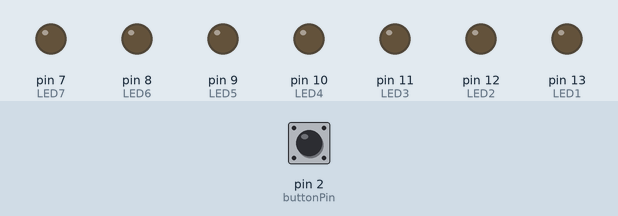
This sketch was run on a simulated Arduino Uno, built with avr-gcc and run on an emulated ATmega328P. Shown: output pins drawn as LEDs (lit = HIGH). The test bench sets the inputs (shaded band); at power-on: pin 2 (buttonPin) LOW.

Above: at 1.2 s.
1.3 s: pin 2 (buttonPin) pulled HIGH for 0.15 s
At 1.7 s:
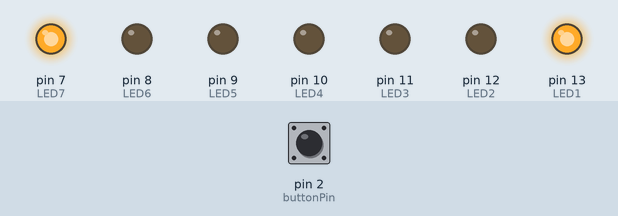
At 4.0 s:
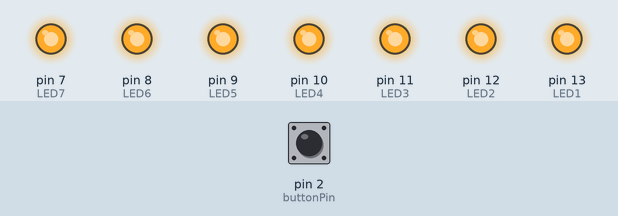
4.4 s: pin 2 (buttonPin) pulled HIGH for 3.2 s
At 9.7 s:
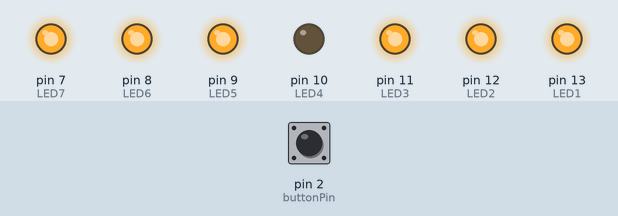
Timing chart, 0 to 12.3 s (numbered marks = the images above; inputs shaded):
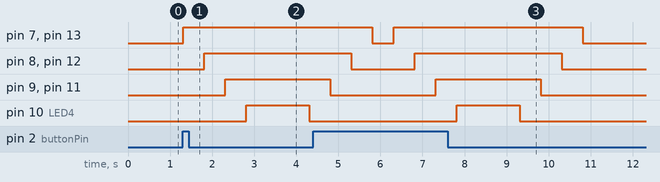

The sketch:

SS6_Automated_Lights.ino
```cpp
// sets up constant integer variables for pins (will not change)
const int buttonPin = 2;  // creates variable called buttonPin and assigns value of 2
const int LED1 = 13;      // creates variable called LED and assigns value of 13
const int LED2 = 12;      // creates variable called LED and assigns value of 12
const int LED3 = 11;      // creates variable called LED and assigns value of 11
const int LED4 = 10;      // creates variable called LED and assigns value of 10
const int LED5 = 9;       // creates variable called LED and assigns value of 9
const int LED6 = 8;       // creates variable called LED and assigns value of 8
const int LED7 = 7;       // creates variable called LED and assigns value of 7

// sets up integer variable that will change over time
int buttonState = 0;         // creates variable to track buttonState, assigns initial value of 0


// setup runs once at startup
void setup() {
  // initialize LED pin as an output.
  pinMode(LED1, OUTPUT);
  pinMode(LED2, OUTPUT);
  pinMode(LED3, OUTPUT);
  pinMode(LED4, OUTPUT);
  pinMode(LED5, OUTPUT);
  pinMode(LED6, OUTPUT);
  pinMode(LED7, OUTPUT);
  // initialize pushbutton pin as an input.
  pinMode(buttonPin, INPUT);
}

// loop runs infinitely
void loop() {
  buttonState = digitalRead(buttonPin);    // read the state of the pushbutton value
  delay (5); //small delay for debouncing, to increase accuracy

  // conditional statement
  if (buttonState == HIGH) {
    // if button is pressed (voltage received on pin 2), send voltage to LED pin
    digitalWrite(LED1, HIGH);
    digitalWrite(LED7, HIGH);
    delay(500);
    digitalWrite(LED2, HIGH);
    digitalWrite(LED6, HIGH);
    delay(500);
    digitalWrite(LED3, HIGH);
    digitalWrite(LED5, HIGH);
    delay(500);
    digitalWrite(LED4, HIGH);
    delay(1500);
    digitalWrite(LED4, LOW);
    delay(500);
    digitalWrite(LED3, LOW);
    digitalWrite(LED5, LOW);
    delay(500);
    digitalWrite(LED2, LOW);
    digitalWrite(LED6, LOW);
    delay(500);
    digitalWrite(LED1, LOW);
    digitalWrite(LED7, LOW);
    delay(500);
  } else {
    //otherwise turn off voltage to LEDs
    digitalWrite(LED1, LOW);
    digitalWrite(LED2, LOW);
    digitalWrite(LED3, LOW);
    digitalWrite(LED4, LOW);
    digitalWrite(LED5, LOW);
    digitalWrite(LED6, LOW);
    digitalWrite(LED7, LOW);
  }
}
```

Measured:
- after the input at 1.3 s, pin 7 (LED7), pin 13 (LED1): LOW → HIGH at once; pin 8 (LED6), pin 12 (LED2): LOW → HIGH after 0.51 s; pin 9 (LED5), pin 11 (LED3): LOW → HIGH after 1.0 s; pin 10 (LED4): LOW → HIGH after 1.5 s, → LOW 1.5 s later
- after the input at 4.4 s, pin 10 (LED4): LOW → HIGH after 3.4 s, → LOW 1.5 s later
